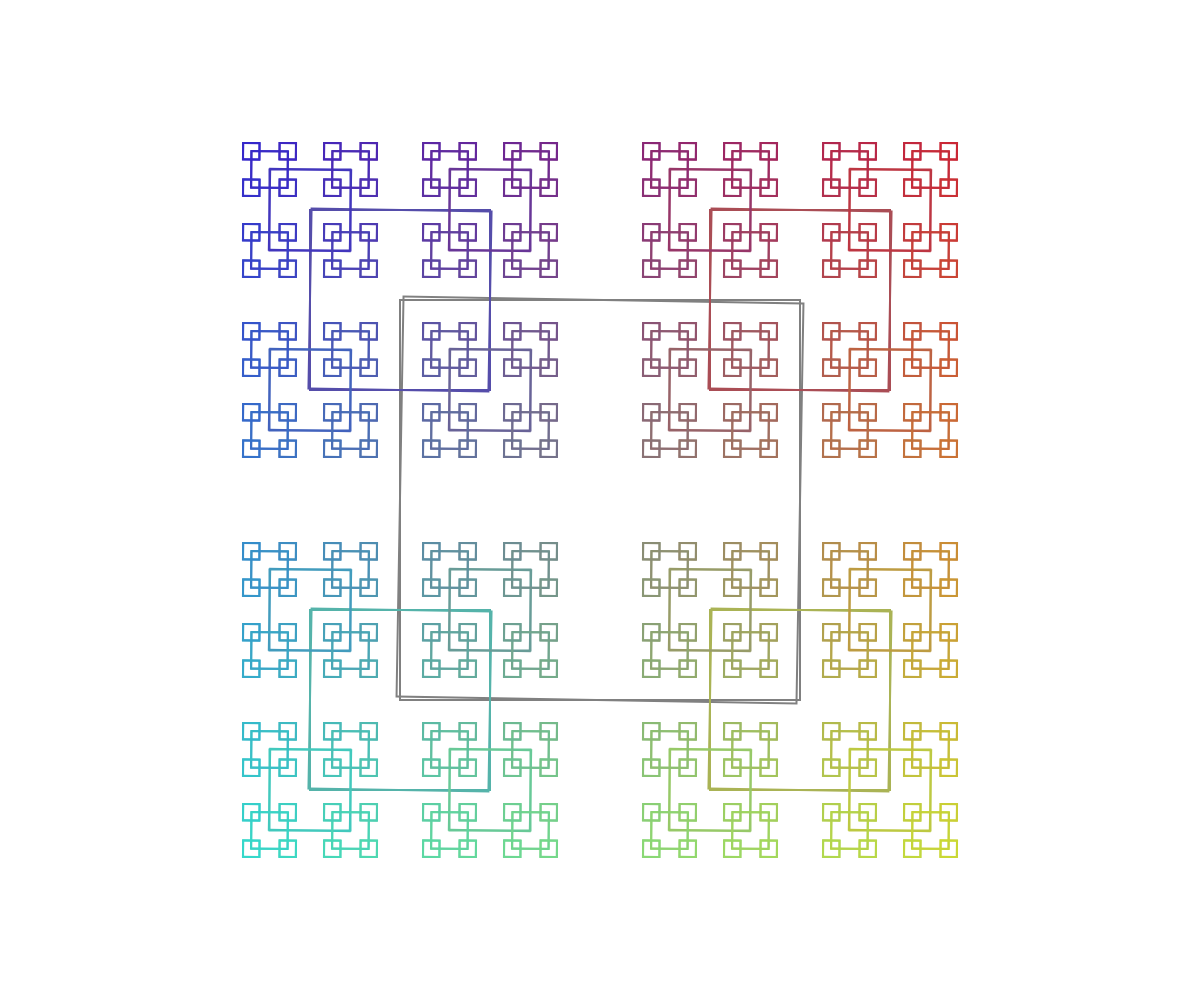
Frame 1 (no input)
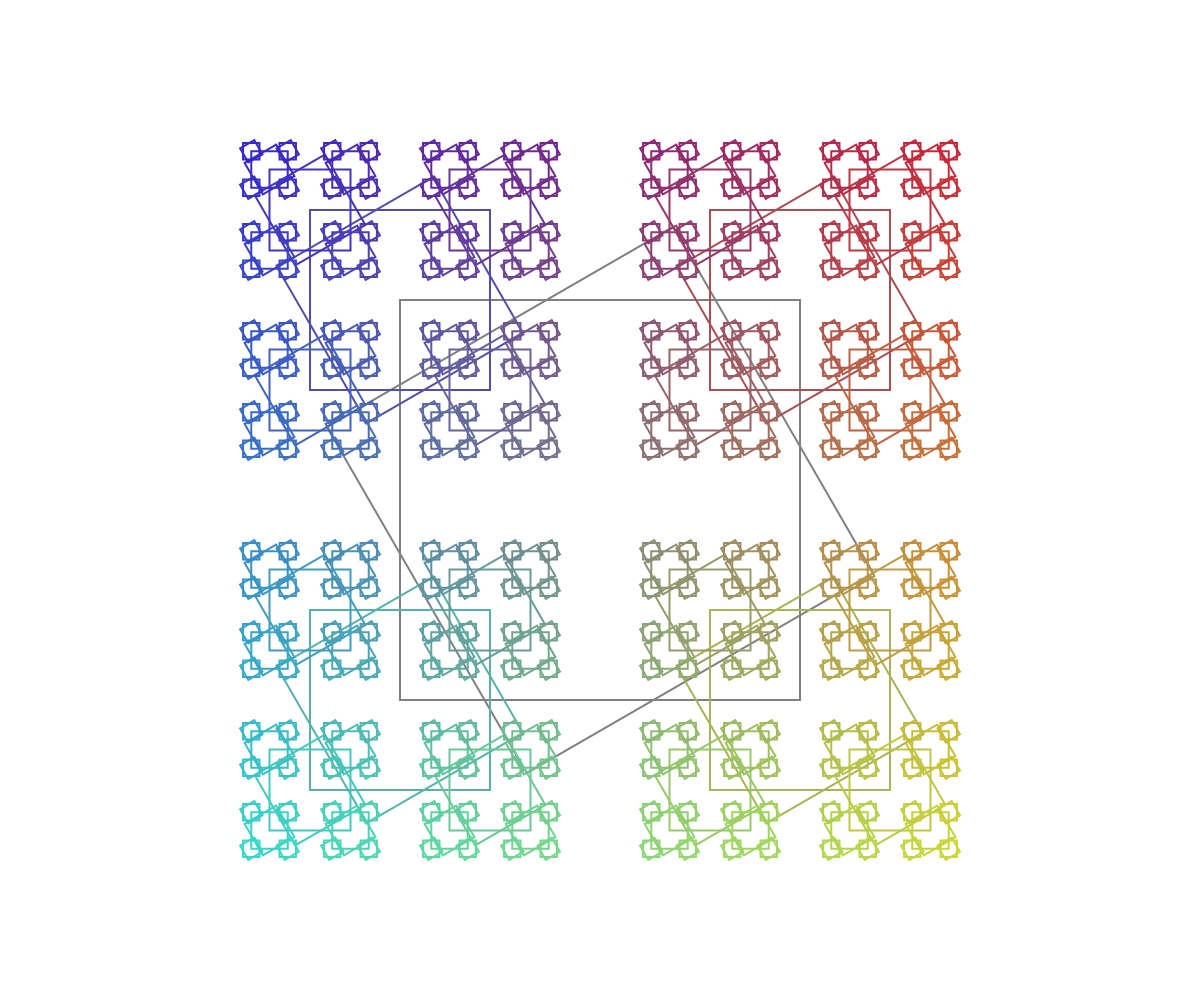
Frame 60 (no input)
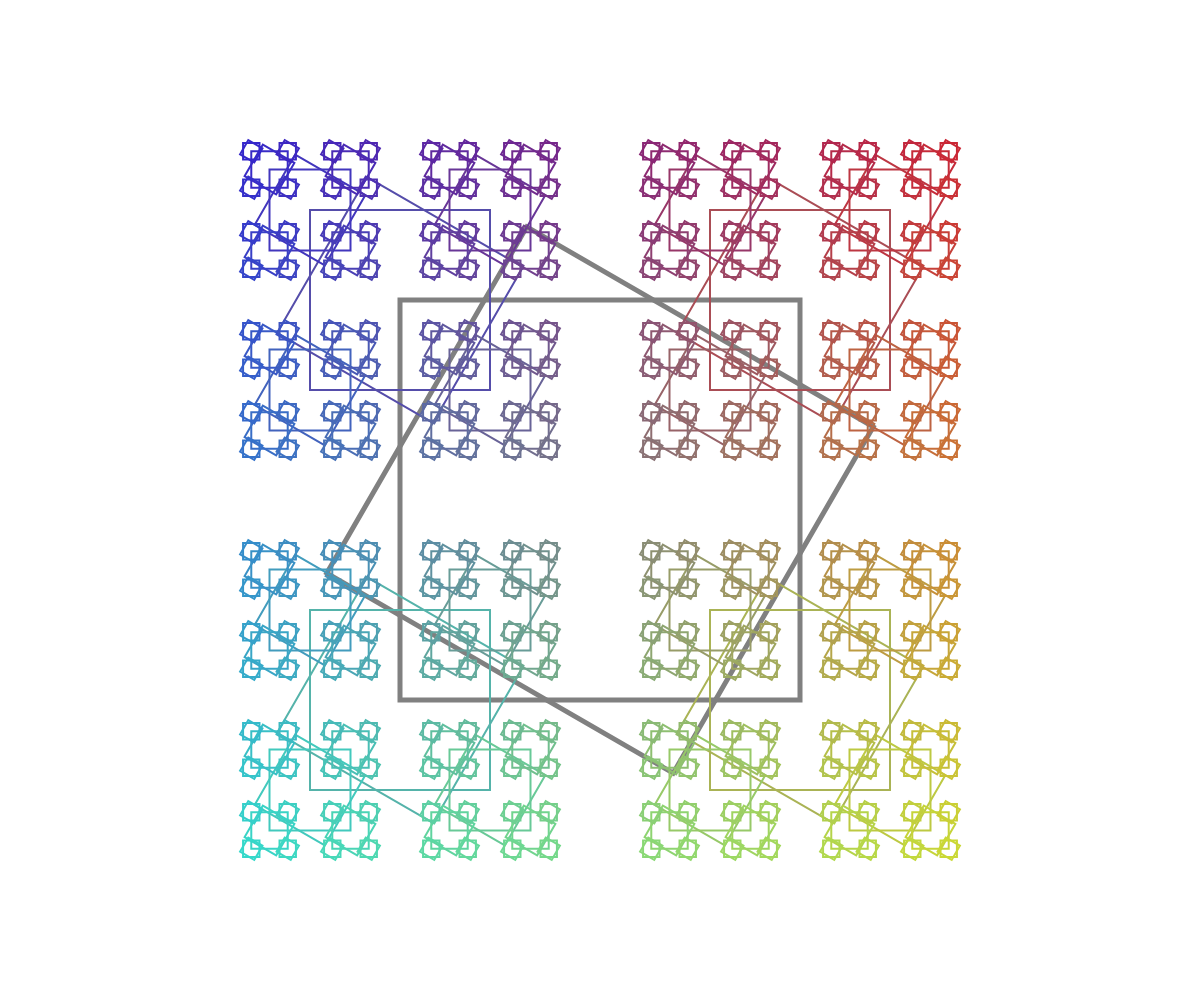
Frame 120 (the mouse pressed at the canvas centre since frame 60)

The p5.js sketch that drew these frames (run headless with seeded random() and noise() and a simulated clock; from frame 60 on, the mouse is pressed at the canvas centre):

// p5.js sketch
// ── sketch.js
// Visual Recurssion
// Meixi Yao
// April 29, 2026


function setup() {
  createCanvas(windowWidth, windowHeight);
}

function draw() {
  background(255);
  //centerCircle(width/2, height/2, width);
  //circleFractal(width/2, height/2, 500);
  luckySquare(width/2, height/2, 400);
}

function centerCircle(x, y, d){
  // recursively draw concentric circles

  // Base Case...implicit
  if(d > 10){
    //recursive case
    circle(x,y,d);
    centerCircle(x,y,d*0.95);
  }
  else return;

  // If the recursive case is skipped,
  // we unravel one level (base case)
}

function circleFractal(x,y,d){
  noFill();
  if(d > 1){
    circle(x,y,d);
    circleFractal(x-d/2, y, d/2);
    circleFractal(x + d/2, y, d/2);
    circleFractal(x, y + d/2, d/2);
  }
}

function luckySquare(x,y,s){
  rectMode(CENTER); noFill();

  if(s > 10){
    let r = map(x, 0, width, 0, 255);
    let g = map(y, 0, height, 0, 255);
    let b = map(x, 0, width, 255, 0);
    stroke(r,g,b);

    if(dist(x,y, mouseX, mouseY) <= s/2){
      strokeWeight(5);
    }
    else strokeWeight(2);

    push();
    translate(x,y);
    rotate(radians(frameCount));
    square(0,0,s);
    pop();

    square(x,y,s);
    luckySquare(x - s/2, y - s/2, s*0.45);
    luckySquare(x + s/2, y + s/2, s*0.45);
    luckySquare(x - s/2, y + s/2, s*0.45);
    luckySquare(x + s/2, y - s/2, s*0.45);
  }
}
